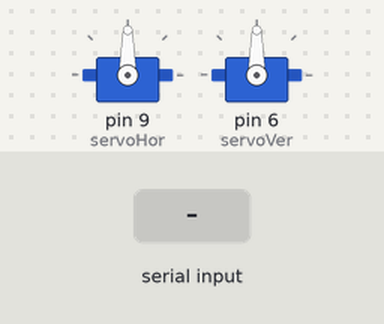
Bench run of a sketch on a simulated Arduino Uno, built with avr-gcc and run on an emulated ATmega328P. Shown: 2 × servo. The inputs (shaded band) are chosen by the test bench.

Above: at 4.6 s.
4.7 s: "90,45\n" received over Serial
At 5.5 s:
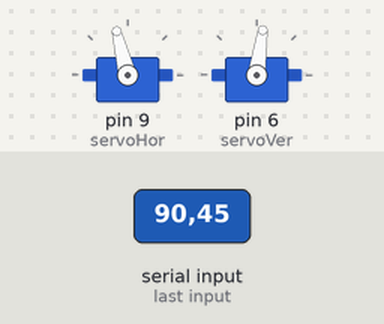
6.2 s: "30,150\n" received over Serial
At 6.6 s:
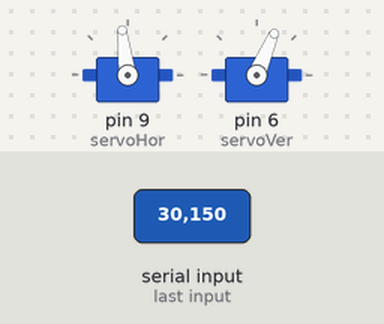
7.7 s: "360\n" received over Serial
At 8.9 s:
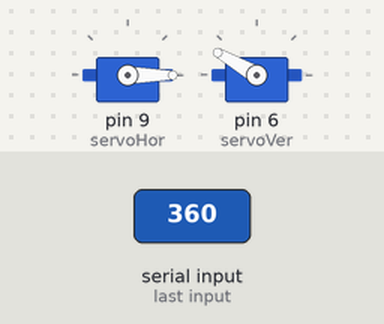
9.2 s: "90\n" received over Serial
At 10.0 s:
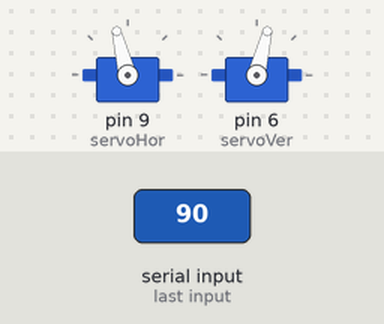
10.7 s: "200\n" received over Serial
At 11.2 s:
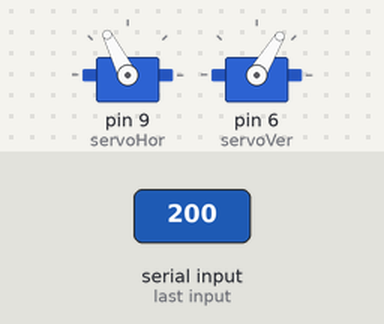
Timing chart, 0 to 13.2 s (numbered marks = the images above; inputs shaded):
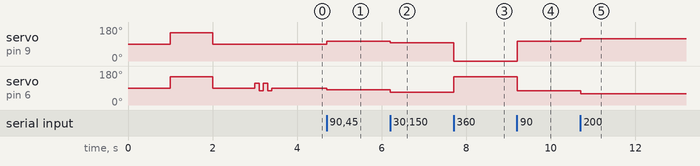

Measured:
- after the input at 4.7 s, servo on pin 9 (servoHor): 90° → 104° at once; servo on pin 6 (servoVer): 90° → 82° at once
- after the input at 6.2 s, servo on pin 9 (servoHor): 104° → 97° at once; servo on pin 6 (servoVer): 82° → 67° at once
- after the input at 7.7 s, servo on pin 9 (servoHor): 97° → 0° at once; servo on pin 6 (servoVer): 67° → 150° at once
- after the input at 9.2 s, servo on pin 9 (servoHor): 0° → 104° at once; servo on pin 6 (servoVer): 150° → 76° at once
- after the input at 10.7 s, servo on pin 9 (servoHor): 104° → 117° at once; servo on pin 6 (servoVer): 76° → 59° at once

The sketch:

Arduino_code.ino
```cpp
#include <Servo.h>

Servo myservo;  // create servo object to control a servo
// twelve servo objects can be created on most boards
Servo servoHor;
Servo servoVer;
int posHor = 0;    // variable to store the servo position
int posVer = 0;

void setup() {
  Serial.begin(9600); // Start serial communication at 9600 baud
  servoHor.attach(9);
  servoVer.attach(6);
  startupSequence();
}

void loop(){
  if (Serial.available()) {
    String command = Serial.readStringUntil('\n');
    int sep = command.indexOf(',');
    posHor = command.substring(0, sep).toInt();
    posVer = command.substring(sep+1).toInt();
    if (posHor == 360 and posVer == 360){
      endingSequence();
    }
    else{
      // posHor = int(map(posHor, -320, 320, 51.5, 128.5));
      // posVer = int(map(posVer, -240, 240, 125.2, 54.8));
      posHor = int(map(posHor, -320, 320, 58.5, 131.5));
      posVer = int(map(posVer, -240, 240, 124.2, 53.8));
      servoHor.write(posHor);
      servoVer.write(posVer);
      }
    }
  }

void startupSequence(){
servoHor.write(90);
servoVer.write(90);
delay(1000);
servoHor.write(150);
servoVer.write(150);
delay(1000);
servoVer.write(90);
servoHor.write(90);
delay(1000);
servoVer.write(115);
delay(100);
servoVer.write(75);
delay(100);
servoVer.write(115);
delay(100);
servoVer.write(75);
delay(100);
servoVer.write(90);
}

void endingSequence(){
  servoHor.write(0);
  servoVer.write(150);
}
```
